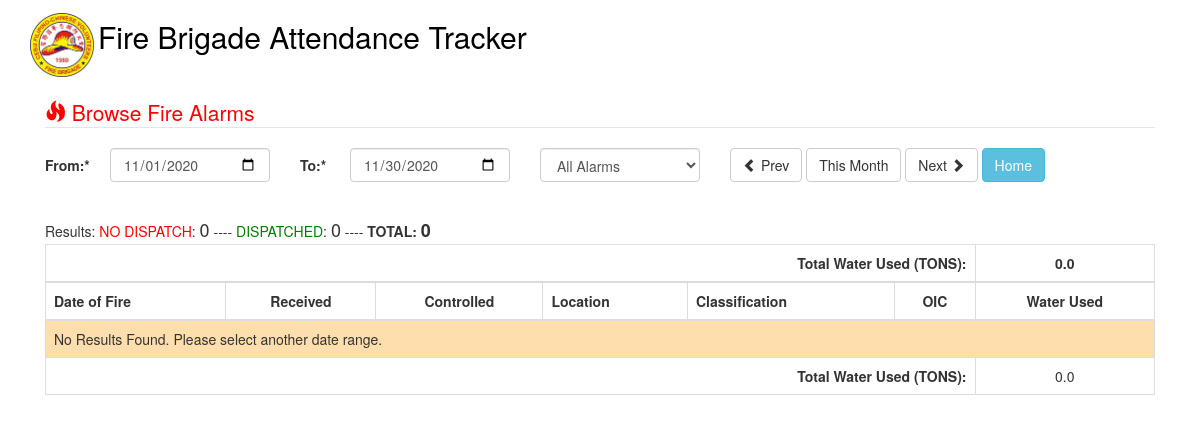
The page /index.php/fire/lists on the database as committed earlier.
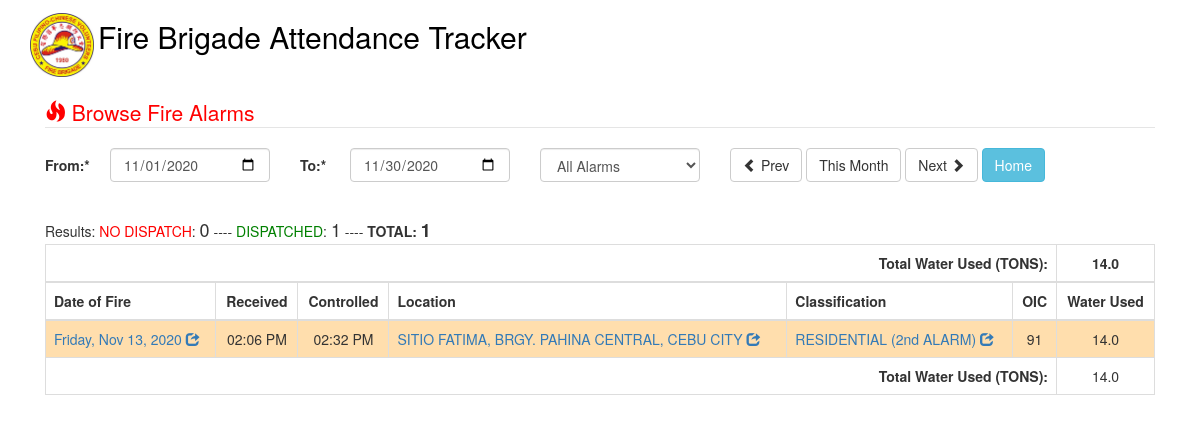
The same page on the database as committed later.
### tables this page shows
CREATE TABLE IF NOT EXISTS `fire_data` (
  `id` bigint(10) NOT NULL AUTO_INCREMENT,
  `date_of_fire` date NOT NULL,
  `location` text NOT NULL,
  `classification` text NOT NULL,
  `caller` varchar(100) DEFAULT NULL,
  `contact_number` varchar(15) DEFAULT NULL,
  `time_received` varchar(10) NOT NULL,
  `time_controlled` varchar(10) NOT NULL,
  `unit` varchar(10) NOT NULL,
  `oic` varchar(11) NOT NULL,
  `water_used` float(11,1) NOT NULL,
  `dispatch` varchar(15) NOT NULL,
  `proceeding` text NOT NULL,
  `at_base` text NOT NULL,
  PRIMARY KEY (`id`),
  KEY `unit` (`unit`),
  KEY `date_of_fire` (`date_of_fire`)
);

### application/controllers/Fire.php (called while the page is built, shortened)
<?php
class Fire extends CI_Controller {
    function __construct() {
        $this->load->helper('form');
        $this->load->helper('url');
        $this->load->model('fire_model');
        $this->load->library('form_validation');
    }
    public function lists($from=null,$to=null)
    {
        $data['selected_title'] = '';
        $data['from_date'] = date('Y-m-01');
        $d = new DateTime( date('Y-m-d') );
        $data['to_date'] = $d->format( 'Y-m-t' );
        $data['fire_list'] = [];
        $data['dispatch_count'] = 0;
        $data['no_dispatch_count'] = 0;
        $data['selected_dispatch'] = 'all';
        if ($_POST) {
            if (isset($_POST['prev'])) {
                $data['from_date'] = date('Y-m-01', strtotime($this->input->post('from_date')." -1 month"));
                $d = new DateTime( date('Y-m-d', strtotime($this->input->post('from_date')." -1 month")) );
                $data['to_date'] = $d->format( 'Y-m-t' );
            }
            else if (isset($_POST['next'])) {
                $data['from_date'] = date('Y-m-01', strtotime($this->input->post('from_date')." +1 month"));
                $d = new DateTime( date('Y-m-d', strtotime($this->input->post('from_date')." +1 month")) );
                $data['to_date'] = $d->format( 'Y-m-t' );
            }
            else {
                $data['from_date'] = $this->input->post('from_date');
                $data['to_date'] = $this->input->post('to_date');
            }
            $this->form_validation->set_rules('from_date', 'from_date', 'required');
            $this->form_validation->set_rules('to_date', 'to_date', 'required');
            $this->form_validation->set_rules('dispatch', 'dispatch', 'required');
            $data['selected_dispatch'] = $this->input->post('dispatch');
            if ($this->form_validation->run() != false){
                $data['fire_list'] = $this->fire_model->get_fire_list_range($data['from_date'], $data['to_date'], $data['selected_dispatch']);
            }
        }
        else {
            $data['fire_list'] = $this->fire_model->get_fire_list_range($data['from_date'], $data['to_date'], $data['selected_dispatch']);
        }
        if (count($data['fire_list']) > 0) {
            foreach($data['fire_list'] as $val){
                if ($val->dispatch == 'No') $data['no_dispatch_count'] += 1;
                else $data['dispatch_count'] += 1;
            }
        }
        $this->load->view('fire_lists', $data);
    }
}

### index.php (called while the page is built, shortened)
<?php
require_once BASEPATH.'core/CodeIgniter.php';

### application/models/fire_model.php (called while the page is built, shortened)
<?php
class Fire_model extends CI_Model {
    private $fire_data = 'fire_data';
    public function get_fire_list_range($from_date, $to_date, $dispatch)
    {
        $this->db->where('date_of_fire >=',$from_date);
        $this->db->where('date_of_fire <=',$to_date);
        $this->db->order_by('date_of_fire','desc');
        $query = $this->db->get($this->fire_data);
        return $query->result();
    }
}

### application/views/fire_lists.php (the view, shortened to what the changed rows need)
?><!DOCTYPE html>
<html lang="en">
<head>
    <link href="<?= base_url();?>bootstrap/css/bootstrap.css" rel="stylesheet">
</head>
<body>
<div class="container">
    <?php include 'base.inc'; ?>
    <div class="col-lg-12">
        <fieldset>
            <legend style="color: red;"><span class="glyphicon glyphicon-fire"></span> Browse Fire Alarms</legend>
            <form class="form-horizontal" role="form" id="fire_review_form" action='<?= base_url();?>index.php/fire/lists' method="post">
                <div class="form-group">
                </div>
            </form>
            <br>
            Results: <span style="color:red">NO DISPATCH</span>: <span style="font-size: 18px;"><?=$no_dispatch_count;?></span> ---- <span style="color:green">DISPATCHED</span>: <span style="font-size: 18px;"><?=$dispatch_count;?></span> ---- <span style="font-weight: bold;">TOTAL: <span style="font-size: 18px;"><?=$no_dispatch_count+$dispatch_count;?></span></span>
            <div >
                <table class="table table-striped table-bordered table-hover" id="dataTables-example">
                    <thead>
                        <tr>
                            <th colspan="6" style="text-align: right"><strong>Total Water Used (TONS):</strong></th>
                            <th style="text-align:center"><?php $water = 0.0; if (count($fire_list) > 0) {  foreach ($fire_list as $key => $value) { $water += $value->water_used;}; }; echo number_format($water,1);?></th>
                        </tr>
                    </thead>
                    <thead>
                        <tr>
                            <th>Date of Fire</th>
                            <th style="text-align: center;">Received</th>
                            <th style="text-align: center;">Controlled</th>
                            <th>Location</th>
                            <th>Classification</th>
                            <th style="text-align: center;">OIC</th>
                            <th style="text-align: center;">Water Used</th>
                        </tr>
                    </thead>
                    <tbody>
                        <?php $water = 0.0; if (count($fire_list) > 0) { ?>
                            <?php foreach ($fire_list as $key => $value) { $water += $value->water_used; ?>
                            <tr>
                                <td title="show details"><a href="<?=base_url();?>/index.php/fire/fire_details/<?=$value->id;?>/<?=$from_date;?>/<?=$to_date;?>" data-toggle="modal" data-target=".bs-example-modal-lg"><?php echo date('l, M d, Y',strtotime($value->date_of_fire)); ?> <span class="glyphicon glyphicon-share"></span></a></td>
                                <td style="text-align: center;"><?php echo $value->time_received; ?></td>
                                <td style="text-align: center;"><?php echo $value->time_controlled; ?></td>
                                <td title="show details"><a href="<?=base_url();?>/index.php/fire/fire_details/<?=$value->id;?>/<?=$from_date;?>/<?=$to_date;?>" data-toggle="modal" data-target=".bs-example-modal-lg"><?php echo $value->location; ?> <span class="glyphicon glyphicon-share"></span></a> <?php if ($value->dispatch == 'No'){ echo '<span style="color:red">NO DISPATCH</span>'; } ?></td>
                                <td title="show details"><a href="<?=base_url();?>/index.php/fire/fire_details/<?=$value->id;?>/<?=$from_date;?>/<?=$to_date;?>" data-toggle="modal" data-target=".bs-example-modal-lg"><?php echo $value->classification; ?> <span class="glyphicon glyphicon-share"></span></a></td>
                                <td style="text-align: center;"><?php echo $value->oic; ?></td>
                                <td style="text-align: center;"><?php echo $value->water_used; ?></td>
                            </tr>
                            <?php } ?>
                        <?php } else {?>
                            <tr>
                                <td colspan="7">No Results Found. Please select another date range.</td>
                            </tr>
                        <?php }?>
                    </tbody>
                    <tfoot>
                        <tr>
                            <td colspan="6" align="right"><strong>Total Water Used (TONS):</strong></td>
                            <td align="center"><?=number_format($water,1);?></td>
                        </tr>
                    </tfoot>
                </table>
            </div>
        </fieldset>
    </div>
</div>
</body>
</html>

Rows that differ between the two databases and show on the page:
added fire_data: date_of_fire "Friday, Nov 13, 2020", time_received "02:06 PM", time_controlled "02:32 PM", location "SITIO FATIMA, BRGY. PAHINA CENTRAL, CEBU CITY", classification "RESIDENTIAL (2nd ALARM)", oic "91", water_used "14.0"
Other text that changed with them:
$dispatch_count: "0" → "1"
$no_dispatch_count+$dispatch_count: "0" → "1"
$water: "0.0" → "14.0"
text no longer shown: "No Results Found. Please select another date range."
